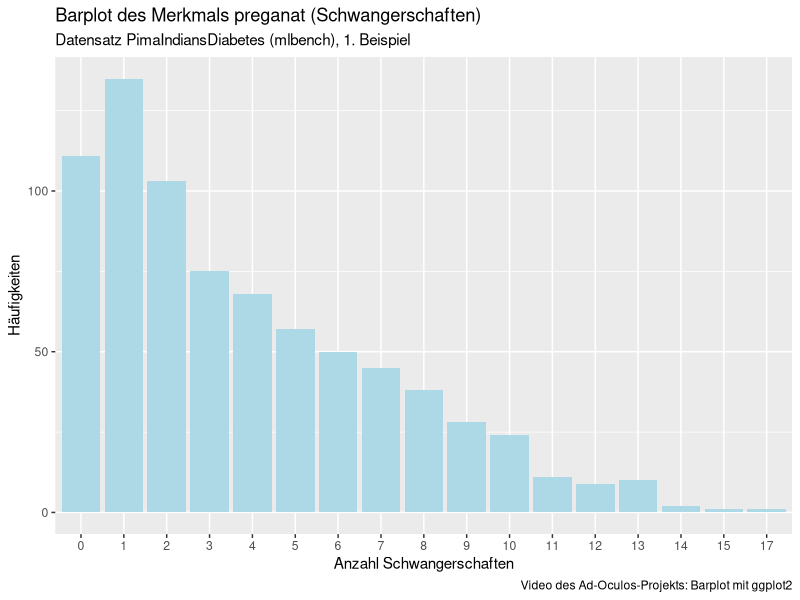
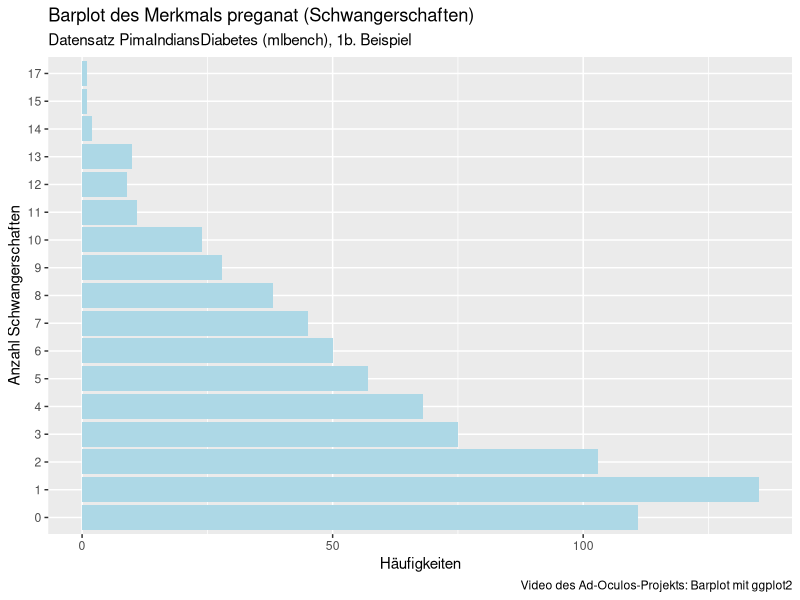
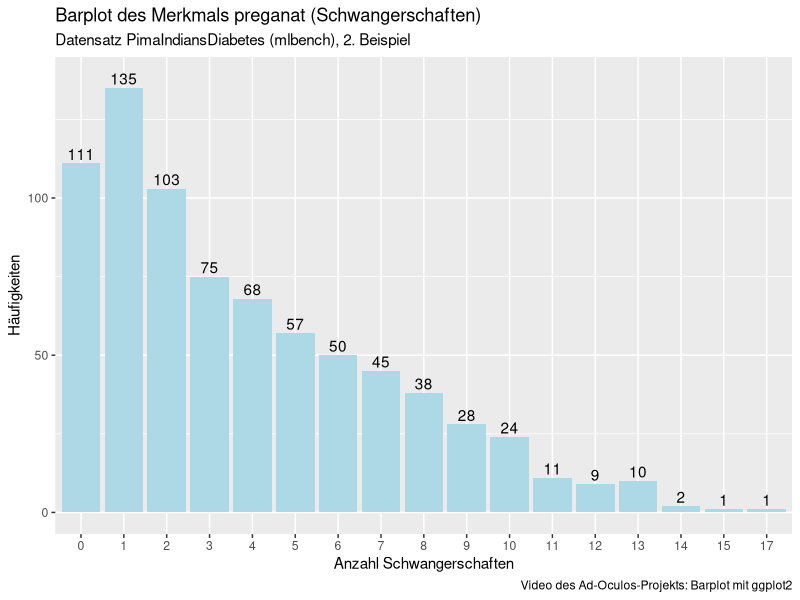
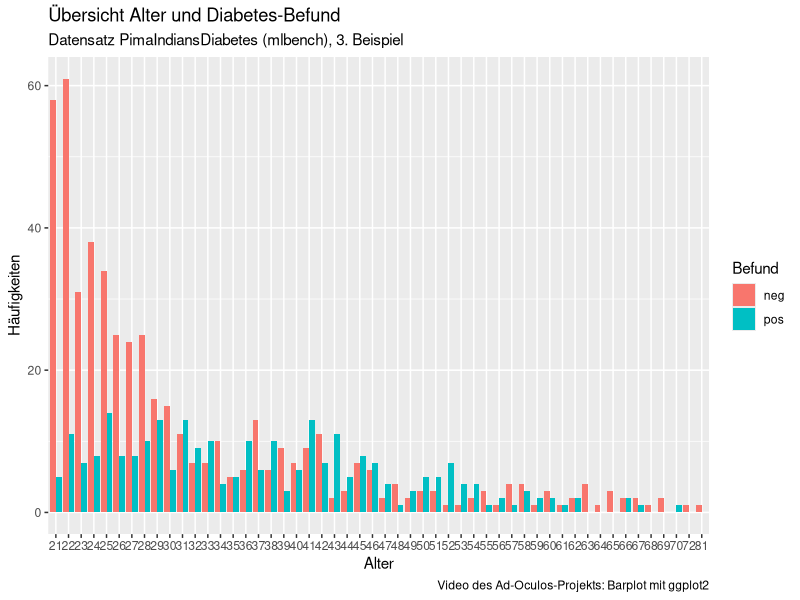
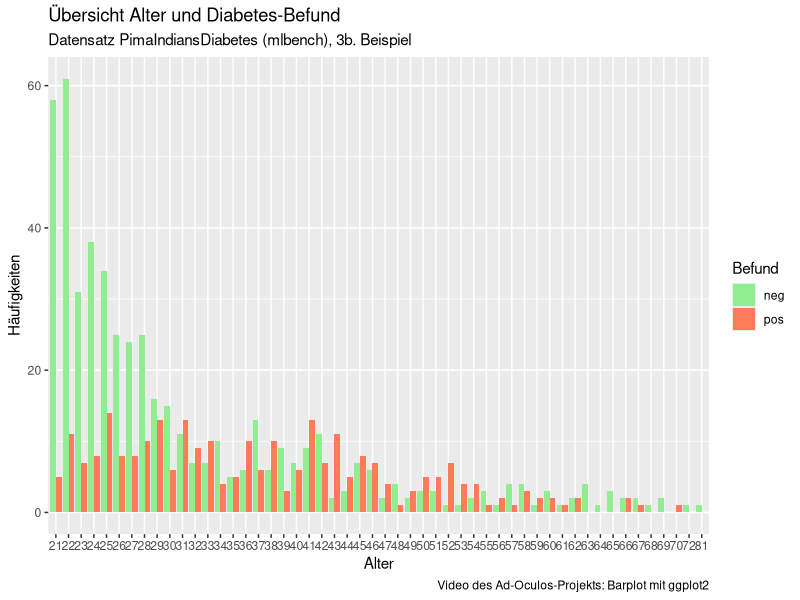
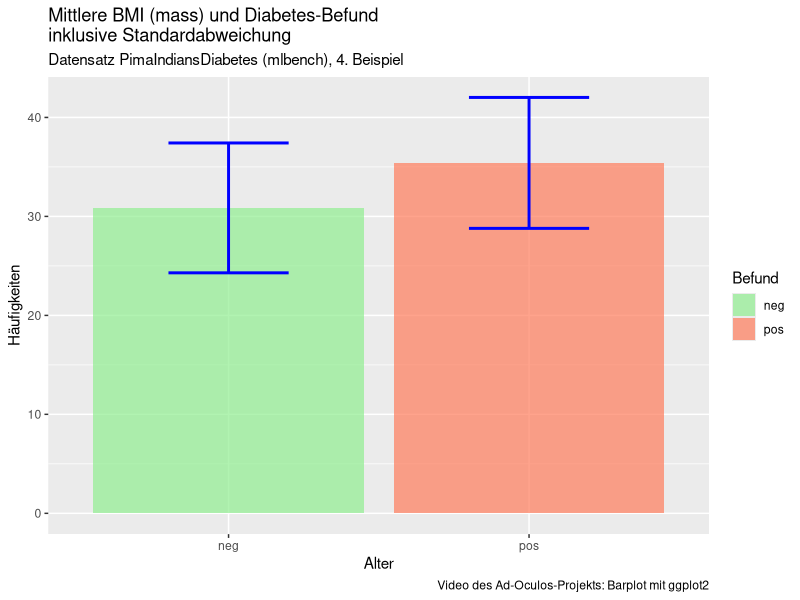

Reproduce these figures in R, in order.
################################################################################
## Das R-Grafiksystem ggplot2
## Video Barplot mit ggplot2
##
## Günter Faes, https://www.faes.de/ad-oculos/
## Version 1.0, 18.05.2021
##
## Ein Einstieg in die grafische Darstellung mit ggplot2 stellen die Videos
## Histogramm mit ggplot2, YouTube-Link: https://youtu.be/grHN1H7pGA4
## und
## Boxplot mit ggplot2, YouTube-Link: https://youtu.be/2GueHuCGH4A
## dar. 
################################################################################

## Laden der benötigten Pakete:
library(ggplot2)
library(mlbench)  # Machine Learning Benchmark Problems, Beispieldaten

data(PimaIndiansDiabetes)

## Information zum Datensatz PimaIndiansDiabetes:
# pregnant:	Number of times pregnant
# glucose:	Plasma glucose concentration (glucose tolerance test)
# pressure:	Diastolic blood pressure (mm Hg)
# triceps:	Triceps skin fold thickness (mm)
# insulin:	2-Hour serum insulin (mu U/ml)
# mass:   	Body mass index (weight in kg/(height in m)\^2)
# pedigree:	Diabetes pedigree function
# age:    	Age (years)
# diabetes:	Class variable (test for diabetes)


## Nur um den Datensatznamen handlicher zu machen:
PID <- PimaIndiansDiabetes


## Ein paar Informationen über den Datensatz:
View(PID)    # Darstellung als Tabelle    
str(PID)     # Darstellung der Struktur
summary(PID) # Beschreibung der Verteilung

## --------------------- Barplotbeispiele -----------------------

## ----------------------1. Beispiel: ---------------------------
# Übersicht über die Schwangerschaften (pregnant)
ggplot(PID, aes(x = as.factor(pregnant))) +
  # Barplot erzeugen:
  geom_bar(fill = "lightblue") + 
  # Beschriftung hinzufügen:
  labs(title = "Barplot des Merkmals preganat (Schwangerschaften)",
       subtitle = "Datensatz PimaIndiansDiabetes (mlbench), 1. Beispiel",
       caption = "Video des Ad-Oculos-Projekts: Barplot mit ggplot2",
       x = "Anzahl Schwangerschaften",
       y = "Häufigkeiten")

## ----------------------1b. Beispiel: --------------------------
# Übersicht über die Schwangerschaften (pregnant)
# Barplot als horizontale Dartsellung:
ggplot(PID, aes(x = as.factor(pregnant))) +
  # Barplot erzeugen:
  geom_bar(fill = "lightblue") + 
  # Beschriftung hinzufügen:
  labs(title = "Barplot des Merkmals preganat (Schwangerschaften)",
       subtitle = "Datensatz PimaIndiansDiabetes (mlbench), 1b. Beispiel",
       caption = "Video des Ad-Oculos-Projekts: Barplot mit ggplot2",
       x = "Anzahl Schwangerschaften",
       y = "Häufigkeiten") +
  # Horizontale Darstellung:
  coord_flip()



## ----------------------2. Beispiel: ---------------------------
# Übersicht über die Schwangerschaften (pregnant)
# Hinzufügen zur Grafik die Anzahl Beobachtungen.Dazu wird ein neur
# Dataframe gebildet.

Schwanger <- data.frame(table(as.factor(PID$pregnant)))
names(Schwanger) <- c("Schwangerschaften", "Häufigkeit")
View(Schwanger)

ggplot(Schwanger, aes(x = Schwangerschaften, y = Häufigkeit)) +
  # Barplot über geom_col erzeugen:
  geom_col(fill = "lightblue") + 
  # Beschriftung hinzufügen:
  labs(title = "Barplot des Merkmals preganat (Schwangerschaften)",
       subtitle = "Datensatz PimaIndiansDiabetes (mlbench), 2. Beispiel",
       caption = "Video des Ad-Oculos-Projekts: Barplot mit ggplot2",
       x = "Anzahl Schwangerschaften",
       y = "Häufigkeiten") + 
  # Anzahl Beobachtungen hinzufügen:
  geom_text(aes(label = Häufigkeit), nudge_y = 3)
  

## ----------------------3. Beispiel: ---------------------------
# Übersicht Diabetes in Abhängigkeit zum Alter

# Erstellen eines Dataframes Alter/Diabetes-Befund/Häufigkeit:
Diabetes <- data.frame(table(PID$age, PID$diabetes))
names(Diabetes) <- c("Alter", "Befund", "Häufigkeit")
View(Diabetes)


ggplot(Diabetes) +
  # Barplot über geom_col erzeugen:
  #Durch position_dodge() wird die Azahl neg/pos nebeneinander ausgegeben.
  geom_col(aes(x = Alter, y = Häufigkeit, fill = Befund), position = position_dodge()) +
  # Beschriftung hinzufügen:
  labs(title = "Übersicht Alter und Diabetes-Befund",
       subtitle = "Datensatz PimaIndiansDiabetes (mlbench), 3. Beispiel",
       caption = "Video des Ad-Oculos-Projekts: Barplot mit ggplot2",
       x = "Alter",
       y = "Häufigkeiten")  


## ----------------------3b. Beispiel: ---------------------------
# Übersicht Diabetes in Abhängigkeit zum Alter
# Einstellen der Balkenfarbe in negativ = grün und positiv = rot

ggplot(Diabetes) +
  # Barplot über geom_col erzeugen:
  #Durch position_dodge() wird die Azahl neg/pos nebeneinander ausgegeben.
  geom_col(aes(x = Alter, y = Häufigkeit, fill = Befund),
           position = position_dodge())+
  # Setzen der Balkenfarbe:
  #(Eine Quelle für den Hex-Code ist: https://encycolorpedia.de/html)
  scale_fill_manual(values = c("lightgreen", "#ff7b5a")) +
  
  # Beschriftung hinzufügen:
  labs(title = "Übersicht Alter und Diabetes-Befund",
       subtitle = "Datensatz PimaIndiansDiabetes (mlbench), 3b. Beispiel",
       caption = "Video des Ad-Oculos-Projekts: Barplot mit ggplot2",
       x = "Alter",
       y = "Häufigkeiten")  


## --------------------- 4. Beispiel: ---------------------------
# Übersicht Diabetes in Abhängigkeit zum mittleren BMI (mass)

# Erstellen eines Dataframes mass (BMI) und diabetes:
# (mass = 0 wird als unwahrscheinliche Beobachtung ausgeschlossen!)
BMI <- data.frame(mass = PID$mass[PID$mass > 0], diabetes = PID$diabetes[PID$mass > 0])
View(BMI)

# Mittelwert & Standardabweichung für mass wenn diabetes = negativ:
BMI_MW_neg <- mean(BMI$mass[BMI$diabetes == "neg"]); BMI_MW_neg
BMI_Sd_neg <- sd(BMI$mass[BMI$diabetes == "neg"]); BMI_Sd_neg

# Mittelwert & Standardabweichung für mass wenn diabetes = positiv:
BMI_MW_pos <- mean(BMI$mass[BMI$diabetes == "pos"]); BMI_MW_pos
BMI_Sd_pos <- sd(BMI$mass[BMI$diabetes == "pos"]); BMI_Sd_pos

# Dataframe zur Darstellung als Barplot basteln:
BMI_neg <- c(BMI_MW_neg, BMI_Sd_neg)
BMI_pos <- c(BMI_MW_pos, BMI_Sd_pos)
BMI_Stat <- rbind(BMI_neg, BMI_pos)
BMI_Stat <- data.frame(BMI_Stat)
names(BMI_Stat) <- c("MW", "StdAbw")
BMI_Stat$Befund <- c("neg", "pos")
BMI_Stat    # Ausgabe des Dataframes BMI_Stat

ggplot(BMI_Stat) +
  # Barplot:
  geom_bar(aes(x = Befund, y = MW, fill = Befund), stat = "identity", alpha = 0.7) +
  # Errorbar für die Standardabweichung hinzufügen:
  geom_errorbar(aes(x = Befund, ymin = MW-StdAbw, ymax = MW+StdAbw),
                color = "blue",
                size = 1,
                width = 0.4) +
  # Setzen der Balkenfarbe:
  scale_fill_manual(values = c("lightgreen", "#ff7b5a")) +
    # Beschriftung hinzufügen:
  labs(title = "Mittlere BMI (mass) und Diabetes-Befund\ninklusive Standardabweichung",
       subtitle = "Datensatz PimaIndiansDiabetes (mlbench), 4. Beispiel",
       caption = "Video des Ad-Oculos-Projekts: Barplot mit ggplot2",
       x = "Alter",
       y = "Häufigkeiten")  

## ---- Skript-Ende -------









